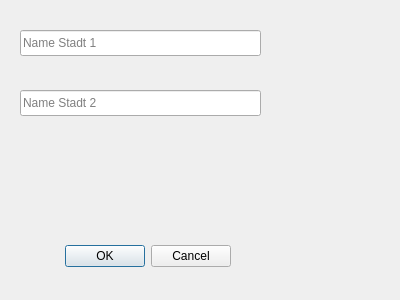
<?xml version="1.0" encoding="UTF-8"?>
<ui version="4.0">
 <class>DialogDijkstra</class>
 <widget class="QDialog" name="DialogDijkstra">
  <property name="geometry">
   <rect>
    <x>0</x>
    <y>0</y>
    <width>400</width>
    <height>300</height>
   </rect>
  </property>
  <property name="windowTitle">
   <string>Dialog</string>
  </property>
  <widget class="QDialogButtonBox" name="buttonBox">
   <property name="geometry">
    <rect>
     <x>-110</x>
     <y>240</y>
     <width>341</width>
     <height>32</height>
    </rect>
   </property>
   <property name="orientation">
    <enum>Qt::Horizontal</enum>
   </property>
   <property name="standardButtons">
    <set>QDialogButtonBox::Cancel|QDialogButtonBox::Ok</set>
   </property>
  </widget>
  <widget class="QLineEdit" name="lineEdit_stadt1">
   <property name="geometry">
    <rect>
     <x>20</x>
     <y>30</y>
     <width>241</width>
     <height>26</height>
    </rect>
   </property>
   <property name="placeholderText">
    <string>Name Stadt 1</string>
   </property>
  </widget>
  <widget class="QLineEdit" name="lineEdit_stadt2">
   <property name="geometry">
    <rect>
     <x>20</x>
     <y>90</y>
     <width>241</width>
     <height>26</height>
    </rect>
   </property>
   <property name="placeholderText">
    <string>Name Stadt 2</string>
   </property>
  </widget>
 </widget>
 <resources/>
 <connections>
  <connection>
   <sender>buttonBox</sender>
   <signal>accepted()</signal>
   <receiver>DialogDijkstra</receiver>
   <slot>accept()</slot>
   <hints>
    <hint type="sourcelabel">
     <x>248</x>
     <y>254</y>
    </hint>
    <hint type="destinationlabel">
     <x>157</x>
     <y>274</y>
    </hint>
   </hints>
  </connection>
  <connection>
   <sender>buttonBox</sender>
   <signal>rejected()</signal>
   <receiver>DialogDijkstra</receiver>
   <slot>reject()</slot>
   <hints>
    <hint type="sourcelabel">
     <x>316</x>
     <y>260</y>
    </hint>
    <hint type="destinationlabel">
     <x>286</x>
     <y>274</y>
    </hint>
   </hints>
  </connection>
 </connections>
</ui>
